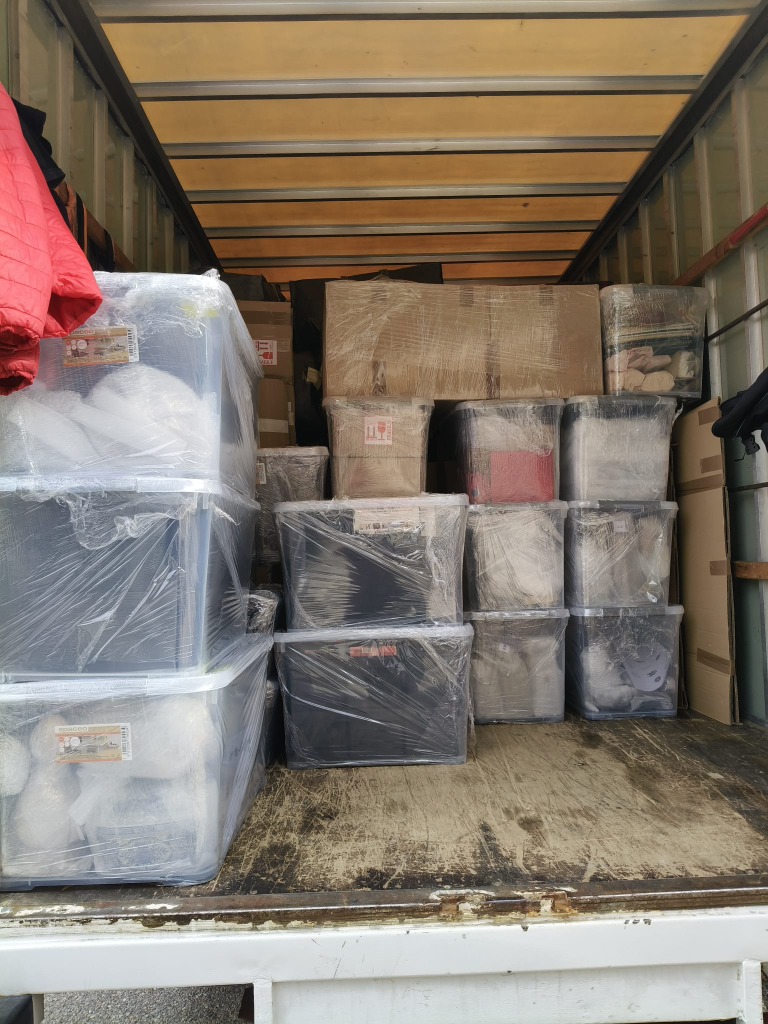
#> input picture fotos/originales/Baules-Guardamuebles.jpg, 1536 x 2048 px (shown at 1/2 size)
$ python optimizar-imagenes.py
#> lines starting #> are read from the running program, lines starting #| are printed output that depends on the picture
"""Genera las imágenes optimizadas de la web a partir de las fotos originales.

Uso:  python scripts/optimizar-imagenes.py
- fotos/originales/*.jpg|jpeg  ->  fotos/web/<nombre>-640.webp, -960.webp y -1200.webp
- fotos/originales/Logo.jpg    ->  logo de la cabecera y favicons (en public/)
- Imágenes para compartir (Open Graph)  ->  fotos/og/
Los originales no se tocan. Al añadir una foto nueva, basta con volver a ejecutarlo.
"""
from pathlib import Path
from PIL import Image, ImageOps

RAIZ = Path(__file__).resolve().parent.parent
FOTOS = RAIZ / "fotos"
ORIGEN = FOTOS / "originales"   # fotos originales (no se publican)
DESTINO = FOTOS / "web"
PUBLICO = RAIZ / "public"       # archivos que van a la raíz de la web
ANCHOS = (640, 960, 1200)
CALIDAD = 78


def abrir(ruta):
    img = Image.open(ruta)
#> img is the input picture: PIL image 1536x2048 RGB; mean R, G, B 133.8, 121.4, 109.2
    img = ImageOps.exif_transpose(img)  # respeta la rotación de la cámara
    return img.convert("RGB")


def fotos():
    DESTINO.mkdir(exist_ok=True)
    for ruta in sorted(ORIGEN.iterdir()):
        if ruta.suffix.lower() not in (".jpg", ".jpeg") or ruta.stem == "Logo":
            continue
        img = abrir(ruta)
        nombre = ruta.stem.lower()
        anterior = 0
        for ancho in ANCHOS:
            w = min(ancho, img.width)
            if w == anterior:
                # La foto original es más pequeña que este ancho: sería una copia idéntica
                break
            anterior = w
            h = round(img.height * w / img.width)
            salida = DESTINO / f"{nombre}-{ancho}.webp"
            img.resize((w, h), Image.LANCZOS).save(salida, "WEBP", quality=CALIDAD, method=6)
            print(f"{salida.relative_to(RAIZ)}  {w}x{h}  {salida.stat().st_size // 1024} KB")
#> this loop made 3 passes
#> pass 1, in fotos, `img.resize((w, h), Image.LANCZOS).save(salida, "WEBP", quality=CALIDAD..`:
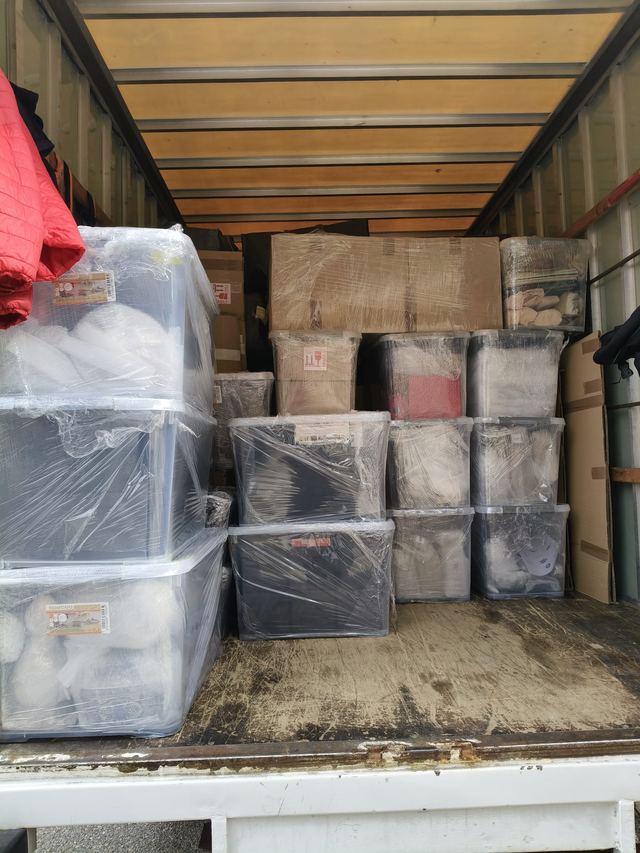
#> saved as baules-guardamuebles-640.webp: PIL image 640x853 RGB; mean R, G, B 133.8, 121.4, 109.2
#> pass 2 of the loop in fotos, `for ruta in sorted(ORIGEN.iterdir()):`:
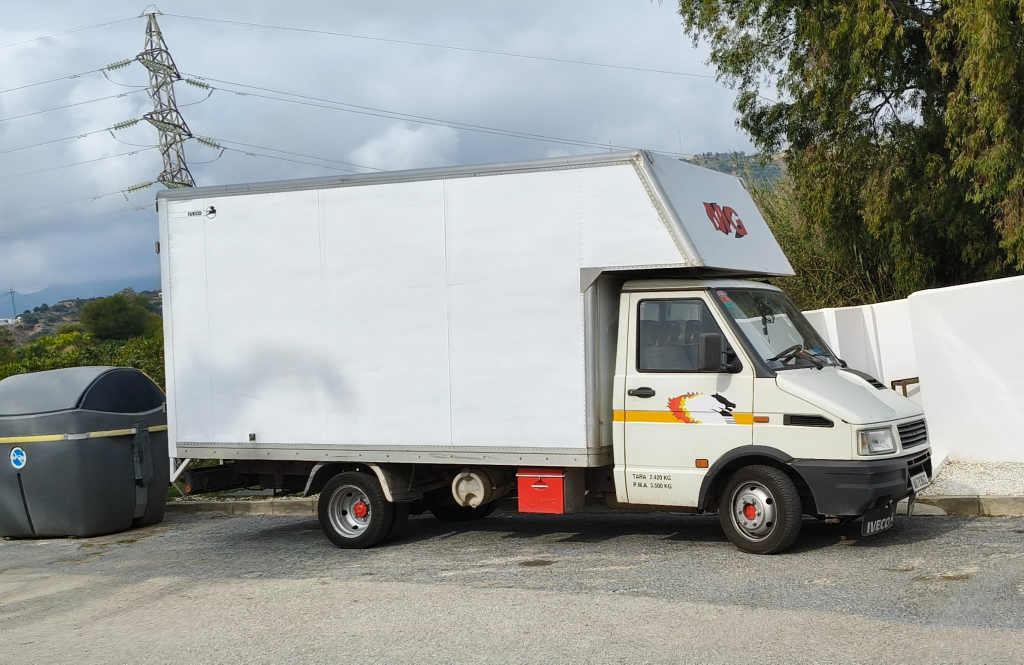
#> input picture fotos/originales/Camion-Lateral.jpg, 2048 x 1329 px (shown at 1/2 size)
#> in abrir, img is the input picture: PIL image 2048x1329 RGB; mean R, G, B 152.2, 155.8, 152.7
#> the loop in fotos, `for ancho in ANCHOS:` made 3 passes
#| fotos/web/camion-lateral-640.webp  640x415  35 KB
#| fotos/web/camion-lateral-960.webp  960x623  77 KB
#| fotos/web/camion-lateral-1200.webp  1200x779  114 KB
#> pass 1, in fotos, `img.resize((w, h), Image.LANCZOS).save(salida, "WEBP", quality=CALIDAD..`:
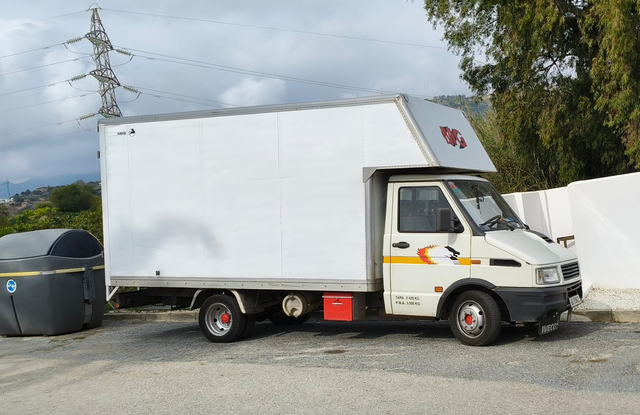
#> saved as camion-lateral-640.webp: PIL image 640x415 RGB; mean R, G, B 152.2, 155.8, 152.7
#> pass 3 of the loop in fotos, `for ruta in sorted(ORIGEN.iterdir()):`:
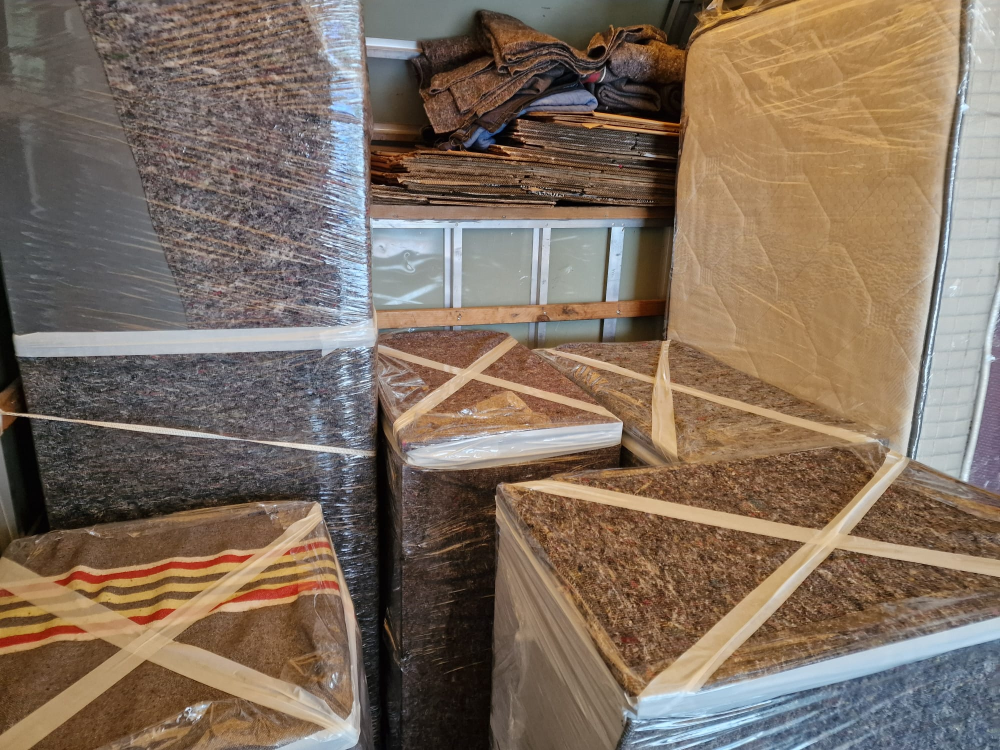
#> input picture fotos/originales/Colchon-Guardamueble.jpeg, 2000 x 1500 px (shown at 1/2 size)
#> in abrir, img is the input picture: PIL image 2000x1500 RGB; mean R, G, B 127.4, 110.3, 94.8
#> the loop in fotos, `for ancho in ANCHOS:` made 3 passes
#| fotos/web/colchon-guardamueble-640.webp  640x480  57 KB
#| fotos/web/colchon-guardamueble-960.webp  960x720  114 KB
#| fotos/web/colchon-guardamueble-1200.webp  1200x900  168 KB
#> pass 1, in fotos, `img.resize((w, h), Image.LANCZOS).save(salida, "WEBP", quality=CALIDAD..`:
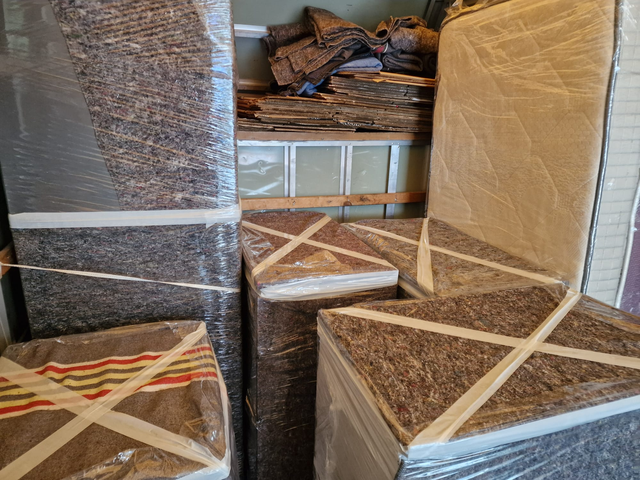
#> saved as colchon-guardamueble-640.webp: PIL image 640x480 RGB; mean R, G, B 127.4, 110.3, 94.8
#> the loop made 5 passes; the first 3 are shown


def logo():
    img = abrir(ORIGEN / "Logo.jpg")
    # Logo de cabecera: se muestra a 56 px de alto, se genera a 3x
    alto = 168
    ancho = round(img.width * alto / img.height)
    peque = img.resize((ancho, alto), Image.LANCZOS)
    peque.save(DESTINO / "logo-168.webp", "WEBP", quality=85, method=6)
    peque.save(DESTINO / "logo-168.png", optimize=True)
    print(f"logo  {ancho}x{alto}")

    # Favicons: recorte cuadrado centrado en el dibujo
    lado = img.width
    arriba = 100
    cuadrado = img.crop((0, arriba, lado, arriba + lado))
    cuadrado.resize((180, 180), Image.LANCZOS).save(PUBLICO / "apple-touch-icon.png", optimize=True)
    cuadrado.resize((32, 32), Image.LANCZOS).save(PUBLICO / "favicon-32.png", optimize=True)
    cuadrado.save(PUBLICO / "favicon.ico", sizes=[(16, 16), (32, 32), (48, 48)])
    print("favicons generados")


OG = {  # imagen para compartir (WhatsApp, Facebook...) de cada página
    "inicio": "Camion-Lateral.jpg",
    "hogar-oficina": "Trabajador-Montando-Cama.jpg",
    "embalaje": "Embalaje-MueblesGrandes.jpg",
    "guardamuebles": "Colchon-Guardamueble.jpeg",
    "punto-limpio": "PuntoLimpio-furgoneta.jpg",
    "marbella": "Camion-Detras.jpg",
    "malaga": "Camion-lleno-Trabajador.jpg",
}


def og():
    carpeta = FOTOS / "og"
    carpeta.mkdir(exist_ok=True)
    for nombre, foto in OG.items():
        img = abrir(ORIGEN / foto)
        # Recorte centrado a 1200x630 (proporción 1.91:1)
        ratio = 1200 / 630
        if img.width / img.height > ratio:
            w = round(img.height * ratio)
            caja = ((img.width - w) // 2, 0, (img.width + w) // 2, img.height)
        else:
            h = round(img.width / ratio)
            caja = (0, (img.height - h) // 2, img.width, (img.height + h) // 2)
        salida = carpeta / f"og-{nombre}.jpg"
        img.crop(caja).resize((1200, 630), Image.LANCZOS).save(salida, "JPEG", quality=82, optimize=True, progressive=True)
        print(f"{salida.relative_to(RAIZ)}  {salida.stat().st_size // 1024} KB")


def manifiesto():
    """Guarda el ancho y alto de cada foto para que las plantillas los pongan en <img>."""
    import json
    datos = {}
    for ruta in sorted(DESTINO.glob("*-640.webp")):
        nombre = ruta.name[:-len("-640.webp")]
        w, h = Image.open(ruta).size
        # Si una versión no existe (foto original pequeña), se usa el ancho de la anterior
        medio, grande = DESTINO / f"{nombre}-960.webp", DESTINO / f"{nombre}-1200.webp"
        wm = Image.open(medio).size[0] if medio.exists() else w
        wg = Image.open(grande).size[0] if grande.exists() else wm
        datos[nombre] = {"w640": w, "h640": h, "w960": wm, "w1200": wg}
    salida = RAIZ / "src" / "_data" / "fotos.json"
    salida.write_text(json.dumps(datos, indent=2), encoding="utf-8")
    print(f"{salida.relative_to(RAIZ)}  {len(datos)} fotos")


if __name__ == "__main__":
    fotos()
#> (the run stopped early here; a loop or call above may not have finished)
